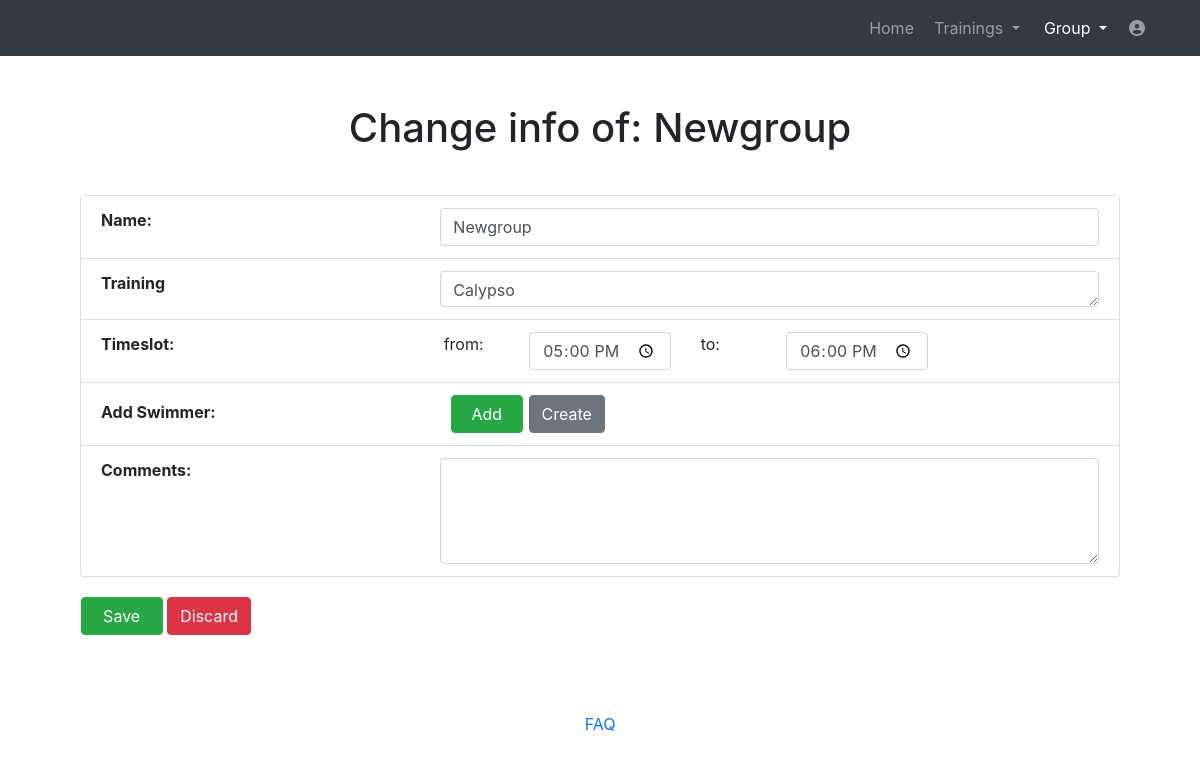
Page /website/altergroup/1 (signed in) on the committed database.
### website/models.py (models this page shows)
class Group(models.Model):
    name = models.CharField(max_length=30)
    num = models.IntegerField(default=0)
    starttime = models.CharField(max_length=25, default='')
    endtime = models.CharField(max_length=25, default='')
    comments = models.CharField(max_length=828, null=True)
    place = models.CharField(max_length=255, null=True)
    user = models.ForeignKey(User, on_delete=models.CASCADE)

### website/views_loggedin.py (the view)
# urls.py: path('altergroup/<int:group_id>', views_loggedin.altergroup, name='altergroup'),
@login_required
def altergroup(request, group_id):
    if Group.objects.filter(pk=group_id).exists():
        group = Group.objects.get(pk=group_id)
        if group.user == request.user:
            return render(request, 'altergroup.html', context={'group': group, 'group_id': group_id})
        else:
            messages.info(request, 'Access denied. You are not the owner of this group!', extra_tags='alert')
            return HttpResponseRedirect(reverse('group'))
    else:
        messages.info(request, 'The group with the id ' + str(group_id) + ' does not exist.', extra_tags='alert')
        return HttpResponseRedirect(reverse('group'))

### templates/altergroup.html (shortened to what this page needs)
<!DOCTYPE html>
<html lang="en">
<head>
  {% load static %}
  <link href="{% static 'vendor/bootstrap/css/bootstrap.min.css' %}" rel="stylesheet">
  <link media="screen" href="{% static 'css/plan.css' %}" rel="stylesheet">
  <link media="print" href="{% static 'css/print.css' %}" rel="stylesheet">
  <link href="{% static 'vendor/fontawesome-free/css/all.min.css' %}" rel="stylesheet" type="text/css">
  <link href="//netdna.bootstrapcdn.com/font-awesome/3.2.1/css/font-awesome.css" rel="stylesheet">
</head>
<body>
  <nav class="navbar navbar-expand-lg navbar-dark bg-dark static-top">
    <div class="container">
      <div class="collapse navbar-collapse" id="navbarResponsive">
        <ul class="navbar-nav ml-auto">
          <li class="nav-item ">
            <a class="nav-link" href="../home">Home</a>
          </li>
		  <li class="nav-item dropdown no-arrow mx-1">
			<a class="nav-link dropdown-toggle" href="#" id="messagesDropdown" role="button" data-toggle="dropdown" aria-haspopup="true" aria-expanded="false">
					Trainings
			</a>
		  </li>
          <li class="nav-item dropdown no-arrow mx-1 active">
			<a class="nav-link dropdown-toggle" href="#" id="messagesDropdown" role="button" data-toggle="dropdown" aria-haspopup="true" aria-expanded="false">
					Group
			</a>
		  </li>
		   <li class="nav-item dropdown no-arrow">
			<a class="nav-link " href="#" id="userDropdown" role="button" data-toggle="dropdown" aria-haspopup="true" aria-expanded="false">
			  <i class="fas fa-user-circle fa-fw"></i>
			</a>
		  </li>
        </ul>
      </div>
    </div>
  </nav>
  <div class="container">
    <div class="row">
      <div class="col-lg-12 text-center">
        <h1 class="mt-5">Change info of: {{group.name}}</h1>
      </div>
    </div>
    <div class="tab-content" style="padding:15px;">
      <div class="tab-pane active" id="profile">
        <div>
             <div class="card-body">
                    <ul class="list-group" style="margin:0px">
                        <li class="list-group-item"><b>Name:</b> <input type="text" id="name" name="name" class="form-control" value="{{group.name}}" style="width:66%;float:right;">
                        </li>
                        <li class="list-group-item"><b>Training </b>
                            <textarea id="location" name="info" class="form-control textarea" rows="1"  >{{group.place}}</textarea>
                        </li>
                        <li class="list-group-item">
                            <div class="row">
                              <div class="col-lg-2"><b>Timeslot:</b></div>
                              <div class="col-lg-2"></div>
                              <div class="col-lg-1">from:</div>
                              <div class="col-lg-2"><input class="form-control" type="time" value="{{group.starttime}}" id="starttime" ></div>
                              <div class="col-lg-1">to:</div>
                              <div class="col-lg-2"><input class="form-control" type="time" value="{{group.endtime}}" id="endtime"></div>
                              <div class="col-lg-2"></div>
                            </div>
                        </li>
                        <li class="list-group-item"><b>Add Swimmer:</b>
                            <button type="button" id="add" name="add" class="btn btn-success add"  style="margin-left: 23.1%; padding-left: 2.0%;padding-right: 2.0%;"data-toggle="modal" data-target="#addModal">Add</button>
                          <button type="button" id="create" name="create" class="btn btn-secondary" style="margin-left: 0.1%;" data-toggle="modal" data-target="#createModal">Create</button>
                        </li>
                         <li class="list-group-item"><b>Comments:</b>
                            <textarea style="height: 108px;" id="comments" name="info" class="form-control textarea" rows="1" >{{group.comments}}</textarea>
                        </li>
                    </ul>
            </div>
            <div style="margin-bottom: 2.0%">
              <button type="button" id="save" name="save" class="btn btn-success save"  style="margin-left: 1.9%; padding-left: 2.0%;padding-right: 2.0%;" data-toggle="modal" data-target="#saveModal">Save</button>
              <a class="btn btn-danger" data-toggle="modal" style="color: white;" data-target="#resetModal">Discard</a>
            </div>
        </div>
      </div>
    </div>
  </div>
  <br>
    <footer class="page-footer font-small blue">
      <div class="footer-copyright text-center py-3">
        <a href="../help"> FAQ</a>
      </div>
    </footer>
</body>
</html>

### static/css/print.css (style rules this page uses)
body { margin:0; padding:0; line-height: 1.4em; word-spacing:1px; letter-spacing:0.2px; color: #000; }
a:link, a:visited { background: transparent; color:#333; text-decoration:none; }
h1 { display:none; }
.btn, .btn-danger, .deletehide, .table-add, .footer-copyright, img { display:none; }
textarea { resize: none; }

### rows in the picture
Group: name "Newgroup", info "Calypso", starttime "17:00", endtime "18:00"
